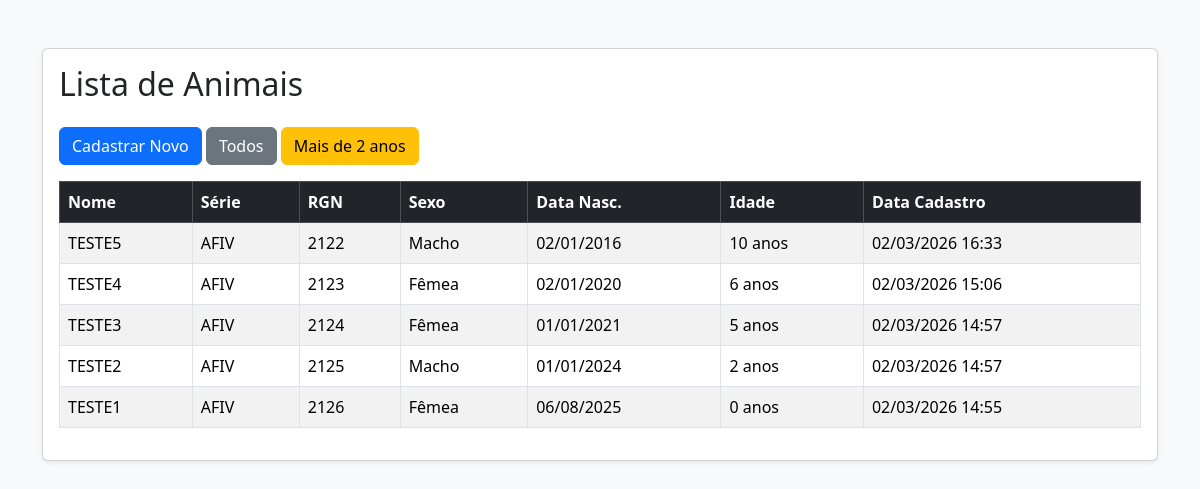
The page / on the database its author committed.
### tables this page shows
CREATE TABLE `animais` (
  `cga` int(11) NOT NULL,
  `serie` char(4) NOT NULL,
  `rgn` char(16) NOT NULL,
  `sexo` int(11) NOT NULL,
  `nome` varchar(24) NOT NULL,
  `dt_nasc` date NOT NULL,
  `created_at` timestamp NOT NULL DEFAULT current_timestamp()
);

### models/Animal.php (called while the page is built, shortened)
<?php
class Animal {
    private $conn;
    private $table = "animais";
    public function __construct($db) {
        $this->conn = $db;
    }
   public function read($onlyOlderThanTwo = false) {
    $query = "SELECT *,
              TIMESTAMPDIFF(YEAR, dt_nasc, CURDATE()) AS idade
              FROM {$this->table}";
    $query .= " ORDER BY created_at DESC";
    $stmt = $this->conn->prepare($query);
    $stmt->execute();
    return $stmt;
}
}

### public/index.php (the view, shortened to what this page needs)
<?php
require_once "../models/Animal.php";
$database = new Database();
$db = $database->getConnection();
$animal = new Animal($db);
$onlyOlderThanTwo = isset($_GET["filtro"]) && $_GET["filtro"] === "2anos";
$stmt = $animal->read($onlyOlderThanTwo);
?>
<!DOCTYPE html>
<html lang="pt-br">
<head>
    <link href="https://cdn.jsdelivr.net/npm/bootstrap@5.3.2/dist/css/bootstrap.min.css" rel="stylesheet">
</head>
<body class="bg-light">
<div class="container mt-5">
    <div class="card shadow-sm">
        <div class="card-body">
            <h2 class="mb-4">Lista de Animais</h2>
            <div class="mb-3">
                <a href="create.php" class="btn btn-primary">Cadastrar Novo</a>
                <a href="index.php" class="btn btn-secondary">Todos</a>
                <a href="index.php?filtro=2anos" class="btn btn-warning">
                    Mais de 2 anos
                </a>
            </div>
            <div class="table-responsive">
                <table class="table table-bordered table-striped align-middle">
                    <thead class="table-dark">
                        <tr>
                            <th>Nome</th>
                            <th>Série</th>
                            <th>RGN</th>
                            <th>Sexo</th>
                            <th>Data Nasc.</th>
                            <th>Idade</th>
                            <th>Data Cadastro</th>
                        </tr>
                    </thead>
                    <tbody>
                    <?php if ($stmt->rowCount() > 0): ?>
                        <?php while ($row = $stmt->fetch(PDO::FETCH_ASSOC)) : ?>
                            <tr>
                                <td><?= htmlspecialchars($row["nome"]) ?></td>
                                <td><?= htmlspecialchars($row["serie"]) ?></td>
                                <td><?= htmlspecialchars($row["rgn"]) ?></td>
                                <td>
                                    <?= $row["sexo"] == 1 ? "Macho" : "Fêmea" ?>
                                </td>
                                <td><?= date("d/m/Y", strtotime($row["dt_nasc"])) ?></td>
                                <td><?= $row["idade"] ?> anos</td>
                                <td><?= date("d/m/Y H:i", strtotime($row["created_at"])) ?></td>
                            </tr>
                        <?php endwhile; ?>
                    <?php endif; ?>
                    </tbody>
                </table>
            </div>
        </div>
    </div>
</div>
</body>
</html>

### rows shown on the page
animais: nome "TESTE5", serie "AFIV", rgn "2122", sexo "Macho", dt_nasc "02/01/2016", idade "10", created_at "02/03/2026 16:33"
animais: nome "TESTE4", serie "AFIV", rgn "2123", sexo "Fêmea", dt_nasc "02/01/2020", idade "6", created_at "02/03/2026 15:06"
animais: nome "TESTE3", serie "AFIV", rgn "2124", sexo "Fêmea", dt_nasc "01/01/2021", idade "5", created_at "02/03/2026 14:57"
animais: nome "TESTE2", serie "AFIV", rgn "2125", sexo "Macho", dt_nasc "01/01/2024", idade "2", created_at "02/03/2026 14:57"
animais: nome "TESTE1", serie "AFIV", rgn "2126", sexo "Fêmea", dt_nasc "06/08/2025", idade "0", created_at "02/03/2026 14:55"
